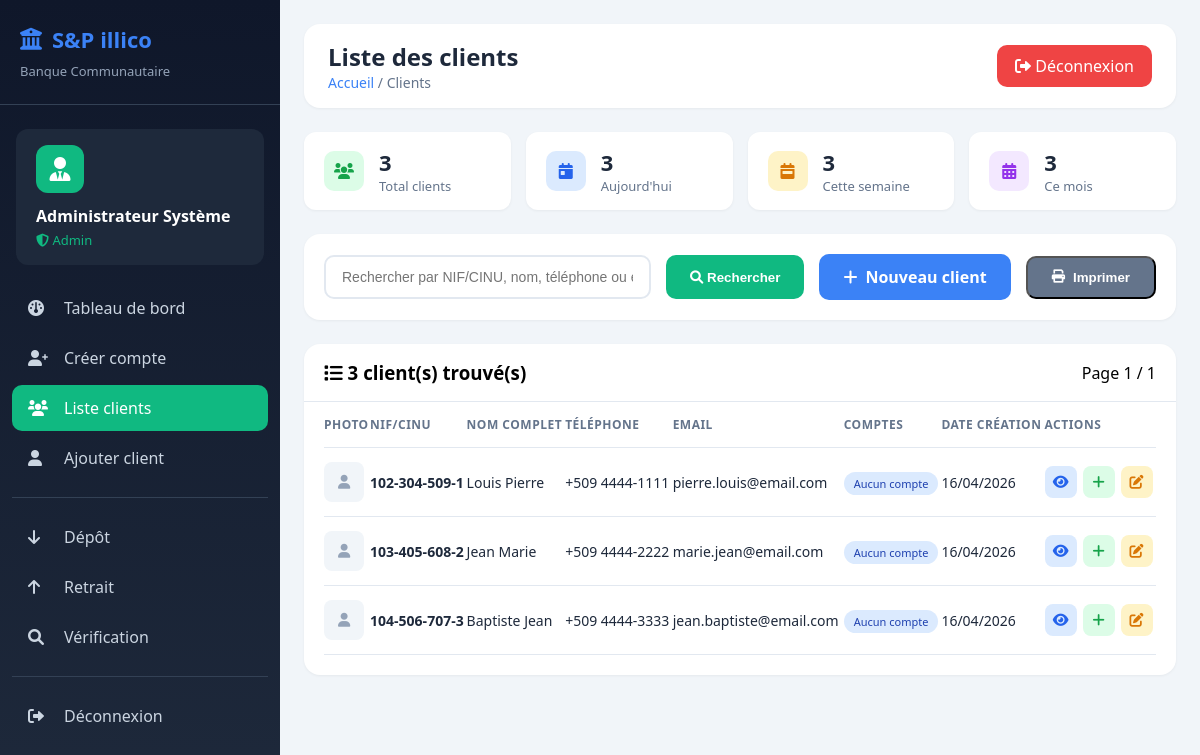
Page /main/secretaire/liste_clients.php (signed in) on the committed database.
### tables this page shows
CREATE TABLE clients (
    id INT AUTO_INCREMENT PRIMARY KEY,
    id_client VARCHAR(20) NOT NULL UNIQUE,
    nom VARCHAR(50) NOT NULL,
    prenom VARCHAR(50) NOT NULL,
    date_naissance DATE,
    lieu_naissance VARCHAR(100),
    adresse TEXT,
    telephone VARCHAR(20),
    email VARCHAR(100),
    photo VARCHAR(255) DEFAULT NULL,
    type_piece ENUM('NIF','CINU','PASSEPORT','AUTRE') DEFAULT NULL,
    created_at TIMESTAMP DEFAULT CURRENT_TIMESTAMP,
    updated_at TIMESTAMP DEFAULT CURRENT_TIMESTAMP ON UPDATE CURRENT_TIMESTAMP,
    INDEX idx_id_client (id_client),
    INDEX idx_nom_prenom (nom, prenom)
);

### main/secretaire/liste_clients.php (the view, shortened to what this page needs)
<?php
require_once '../config/connexion.php';
$search = $_GET['search'] ?? '';
$page = max(1, intval($_GET['page'] ?? 1));
$limit = 15;
$offset = ($page - 1) * $limit;
$whereClause = "";
$params = [];
$countSql = "SELECT COUNT(*) as total FROM clients" . $whereClause;
$stmt = $pdo->prepare($countSql);
$stmt->execute($params);
$total_clients = $stmt->fetch()['total'];
$total_pages = ceil($total_clients / $limit);
$sql = "SELECT c.*,
        (SELECT COUNT(*) FROM comptes WHERE titulaire_principal_id = c.id) as nb_comptes
        FROM clients c" . $whereClause . " ORDER BY c.created_at DESC LIMIT ? OFFSET ?";
$stmt = $pdo->prepare($sql);
$allParams = array_merge($params, [$limit, $offset]);
$stmt->execute($allParams);
$clients = $stmt->fetchAll();
$stats = $pdo->query("
    SELECT
        COUNT(*) as total,
        SUM(CASE WHEN DATE(created_at) = CURDATE() THEN 1 ELSE 0 END) as aujourdhui,
        SUM(CASE WHEN YEARWEEK(created_at, 1) = YEARWEEK(CURDATE(), 1) THEN 1 ELSE 0 END) as cette_semaine,
        SUM(CASE WHEN MONTH(created_at) = MONTH(CURDATE()) AND YEAR(created_at) = YEAR(CURDATE()) THEN 1 ELSE 0 END) as ce_mois
    FROM clients
")->fetch();
?>
<!DOCTYPE html>
<html lang="fr">
<head>
    <link rel="stylesheet" href="https://cdnjs.cloudflare.com/ajax/libs/font-awesome/6.0.0/css/all.min.css">
</head>
<body>
    <div class="sidebar">
        <div class="sidebar-header">
            <h2><i class="fas fa-building-columns"></i> S&P illico</h2>
            <p>Banque Communautaire</p>
        </div>
        <div class="user-info-side">
            <div class="avatar"><i class="fas fa-user-tie"></i></div>
            <div class="name"><?= htmlspecialchars($_SESSION['nom_complet']) ?></div>
            <div class="role"><i class="fas fa-shield"></i> <?= ucfirst($_SESSION['role']) ?></div>
        </div>
        <nav class="nav-menu">
            <a href="dashboard.php" class="nav-item"><i class="fas fa-gauge"></i> Tableau de bord</a>
            <a href="creer_compte.php" class="nav-item"><i class="fas fa-user-plus"></i> Créer compte</a>
            <a href="liste_clients.php" class="nav-item active"><i class="fas fa-users"></i> Liste clients</a>
            <a href="ajouter_client.php" class="nav-item"><i class="fas fa-user"></i> Ajouter client</a>
            <div class="nav-divider"></div>
            <a href="depot.php" class="nav-item"><i class="fas fa-arrow-down"></i> Dépôt</a>
            <a href="retrait.php" class="nav-item"><i class="fas fa-arrow-up"></i> Retrait</a>
            <a href="verification.php" class="nav-item"><i class="fas fa-search"></i> Vérification</a>
            <div class="nav-divider"></div>
            <a href="../logout.php" class="nav-item"><i class="fas fa-sign-out-alt"></i> Déconnexion</a>
        </nav>
    </div>
    <div class="main-content">
        <div class="top-bar">
            <div class="page-title">
                <h1>Liste des clients</h1>
                <div class="breadcrumb"><a href="dashboard.php">Accueil</a> / Clients</div>
            </div>
            <a href="../logout.php" class="logout-btn"><i class="fas fa-sign-out-alt"></i> Déconnexion</a>
        </div>
        <div class="stats-mini">
            <div class="stat-mini">
                <div class="icon green"><i class="fas fa-users"></i></div>
                <div><div class="value"><?= number_format($stats['total']) ?></div><div class="label">Total clients</div></div>
            </div>
            <div class="stat-mini">
                <div class="icon blue"><i class="fas fa-calendar-day"></i></div>
                <div><div class="value"><?= $stats['aujourdhui'] ?></div><div class="label">Aujourd'hui</div></div>
            </div>
            <div class="stat-mini">
                <div class="icon orange"><i class="fas fa-calendar-week"></i></div>
                <div><div class="value"><?= $stats['cette_semaine'] ?></div><div class="label">Cette semaine</div></div>
            </div>
            <div class="stat-mini">
                <div class="icon purple"><i class="fas fa-calendar-alt"></i></div>
                <div><div class="value"><?= $stats['ce_mois'] ?></div><div class="label">Ce mois</div></div>
            </div>
        </div>
        <div class="search-bar">
            <form method="get" style="display: flex; gap: 15px; flex: 1;">
                <input type="text" name="search" class="search-input" placeholder="Rechercher par NIF/CINU, nom, téléphone ou email..." value="<?= htmlspecialchars($search) ?>">
                <button type="submit" class="search-btn"><i class="fas fa-search"></i> Rechercher</button>
            </form>
            <a href="ajouter_client.php" class="btn-add"><i class="fas fa-plus"></i> Nouveau client</a>
            <button class="btn-add" style="background: #64748b;" onclick="window.print()"><i class="fas fa-print"></i> Imprimer</button>
        </div>
        <div class="table-card">
            <div class="table-header">
                <h3><i class="fas fa-list"></i> <?= number_format($total_clients) ?> client(s) trouvé(s)</h3>
                <span>Page <?= $page ?> / <?= $total_pages ?: 1 ?></span>
            </div>
            <div class="table-container">
                <table>
                    <thead>
                        <tr>
                            <th>Photo</th>
                            <th>NIF/CINU</th>
                            <th>Nom complet</th>
                            <th>Téléphone</th>
                            <th>Email</th>
                            <th>Comptes</th>
                            <th>Date création</th>
                            <th>Actions</th>
                        </tr>
                    </thead>
                    <tbody>
                        <?php foreach ($clients as $client): ?>
                        <tr>
                            <td>
                                <?php if ($client['photo']): ?>
                                <img src="../<?= htmlspecialchars($client['photo']) ?>" class="client-photo" alt="Photo">
                                <?php else: ?>
                                <div class="client-photo" style="display: flex; align-items: center; justify-content: center;">
                                    <i class="fas fa-user" style="color: #94a3b8;"></i>
                                </div>
                                <?php endif; ?>
                            </td>
                            <td><strong><?= htmlspecialchars($client['id_client']) ?></strong></td>
                            <td><?= htmlspecialchars($client['prenom'] . ' ' . $client['nom']) ?></td>
                            <td><?= htmlspecialchars($client['telephone'] ?: '-') ?></td>
                            <td><?= htmlspecialchars($client['email'] ?: '-') ?></td>
                            <td>
                                <?php if ($client['nb_comptes'] > 0): ?>
                                <span class="badge badge-success"><i class="fas fa-credit-card"></i> <?= $client['nb_comptes'] ?> compte(s)</span>
                                <?php else: ?>
                                <span class="badge badge-info">Aucun compte</span>
                                <?php endif; ?>
                            </td>
                            <td><?= date('d/m/Y', strtotime($client['created_at'])) ?></td>
                            <td>
                                <div class="action-buttons">
                                    <a href="verification.php?search=<?= urlencode($client['id_client']) ?>" class="action-btn view" title="Voir détails">
                                        <i class="fas fa-eye"></i>
                                    </a>
                                    <a href="creer_compte.php?search_client=<?= urlencode($client['id_client']) ?>" class="action-btn add" title="Ouvrir un compte">
                                        <i class="fas fa-plus"></i>
                                    </a>
                                    <a href="modifier_client.php?id=<?= $client['id'] ?>" class="action-btn edit" title="Modifier">
                                        <i class="fas fa-edit"></i>
                                    </a>
                                </div>
                            </td>
                        </tr>
                        <?php endforeach; ?>
                    </tbody>
                </table>
            </div>
        </div>
    </div>
</body>
</html>

### rows in the picture
clients: id_client "102-304-509-1", prenom+nom "Louis Pierre", telephone "+509 4444-1111", email "pierre.louis@email.com", created_at "16/04/2026"
clients: id_client "103-405-608-2", prenom+nom "Jean Marie", telephone "+509 4444-2222", email "marie.jean@email.com", created_at "16/04/2026"
clients: id_client "104-506-707-3", prenom+nom "Baptiste Jean", telephone "+509 4444-3333", email "jean.baptiste@email.com", created_at "16/04/2026"

### other values in the picture
$_SESSION['nom_complet'] "Administrateur Système"
$_SESSION['role'] "Admin"
$stats['total'] "3"
$stats['aujourdhui'] "3"
$stats['cette_semaine'] "3"
$stats['ce_mois'] "3"
$total_clients "3"
$page "1"
$total_pages ?: 1 "1"
